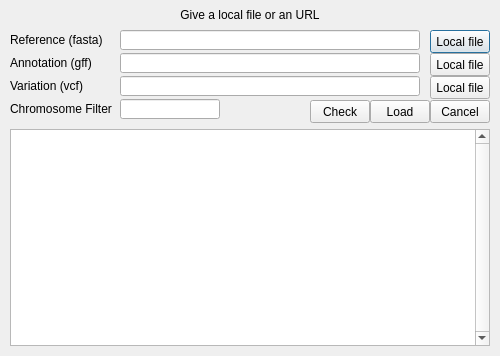
<?xml version="1.0" encoding="UTF-8"?>
<ui version="4.0">
 <class>SourcesDialog</class>
 <widget class="QDialog" name="SourcesDialog">
  <property name="geometry">
   <rect>
    <x>0</x>
    <y>0</y>
    <width>500</width>
    <height>356</height>
   </rect>
  </property>
  <property name="windowTitle">
   <string>VarB: Load</string>
  </property>
  <widget class="QPushButton" name="referenceButton">
   <property name="geometry">
    <rect>
     <x>430</x>
     <y>30</y>
     <width>60</width>
     <height>23</height>
    </rect>
   </property>
   <property name="font">
    <font>
     <pointsize>9</pointsize>
    </font>
   </property>
   <property name="toolTip">
    <string>Select a FASTA file to load</string>
   </property>
   <property name="text">
    <string>Local file</string>
   </property>
  </widget>
  <widget class="QPushButton" name="annoButton">
   <property name="geometry">
    <rect>
     <x>430</x>
     <y>53</y>
     <width>60</width>
     <height>23</height>
    </rect>
   </property>
   <property name="font">
    <font>
     <pointsize>9</pointsize>
    </font>
   </property>
   <property name="toolTip">
    <string>Select a GFF file to load</string>
   </property>
   <property name="text">
    <string>Local file</string>
   </property>
  </widget>
  <widget class="QPushButton" name="varButton">
   <property name="geometry">
    <rect>
     <x>430</x>
     <y>76</y>
     <width>60</width>
     <height>23</height>
    </rect>
   </property>
   <property name="font">
    <font>
     <pointsize>9</pointsize>
    </font>
   </property>
   <property name="toolTip">
    <string>Select a VCF file to load</string>
   </property>
   <property name="text">
    <string>Local file</string>
   </property>
  </widget>
  <widget class="QLabel" name="titleLabel">
   <property name="geometry">
    <rect>
     <x>0</x>
     <y>5</y>
     <width>500</width>
     <height>20</height>
    </rect>
   </property>
   <property name="font">
    <font>
     <pointsize>9</pointsize>
    </font>
   </property>
   <property name="text">
    <string>Give a local file or an URL</string>
   </property>
   <property name="alignment">
    <set>Qt::AlignCenter</set>
   </property>
  </widget>
  <widget class="QLineEdit" name="referenceLine">
   <property name="geometry">
    <rect>
     <x>120</x>
     <y>30</y>
     <width>300</width>
     <height>20</height>
    </rect>
   </property>
   <property name="font">
    <font>
     <pointsize>9</pointsize>
    </font>
   </property>
   <property name="toolTip">
    <string>Select a FASTA file to load</string>
   </property>
  </widget>
  <widget class="QLineEdit" name="annoLine">
   <property name="geometry">
    <rect>
     <x>120</x>
     <y>53</y>
     <width>300</width>
     <height>20</height>
    </rect>
   </property>
   <property name="font">
    <font>
     <pointsize>9</pointsize>
    </font>
   </property>
   <property name="toolTip">
    <string>Select a GFF file to load</string>
   </property>
  </widget>
  <widget class="QLineEdit" name="varLine">
   <property name="geometry">
    <rect>
     <x>120</x>
     <y>76</y>
     <width>300</width>
     <height>20</height>
    </rect>
   </property>
   <property name="font">
    <font>
     <pointsize>9</pointsize>
    </font>
   </property>
   <property name="toolTip">
    <string>Select a VCF file to load</string>
   </property>
  </widget>
  <widget class="QLabel" name="referenceLabel">
   <property name="geometry">
    <rect>
     <x>10</x>
     <y>30</y>
     <width>100</width>
     <height>20</height>
    </rect>
   </property>
   <property name="font">
    <font>
     <pointsize>9</pointsize>
    </font>
   </property>
   <property name="toolTip">
    <string>Select a FASTA file to load</string>
   </property>
   <property name="text">
    <string>Reference (fasta)</string>
   </property>
  </widget>
  <widget class="QLabel" name="annoLabel">
   <property name="geometry">
    <rect>
     <x>10</x>
     <y>53</y>
     <width>100</width>
     <height>20</height>
    </rect>
   </property>
   <property name="font">
    <font>
     <pointsize>9</pointsize>
    </font>
   </property>
   <property name="toolTip">
    <string>Select a GFF file to load</string>
   </property>
   <property name="text">
    <string>Annotation (gff)</string>
   </property>
  </widget>
  <widget class="QLabel" name="varLabel">
   <property name="geometry">
    <rect>
     <x>10</x>
     <y>76</y>
     <width>100</width>
     <height>20</height>
    </rect>
   </property>
   <property name="font">
    <font>
     <pointsize>9</pointsize>
    </font>
   </property>
   <property name="toolTip">
    <string>Select a VCF file to load</string>
   </property>
   <property name="text">
    <string>Variation (vcf)</string>
   </property>
  </widget>
  <widget class="QPushButton" name="okButton">
   <property name="geometry">
    <rect>
     <x>370</x>
     <y>100</y>
     <width>60</width>
     <height>23</height>
    </rect>
   </property>
   <property name="font">
    <font>
     <pointsize>9</pointsize>
    </font>
   </property>
   <property name="text">
    <string>Load</string>
   </property>
  </widget>
  <widget class="QPushButton" name="cancelButton">
   <property name="geometry">
    <rect>
     <x>430</x>
     <y>100</y>
     <width>60</width>
     <height>23</height>
    </rect>
   </property>
   <property name="font">
    <font>
     <pointsize>9</pointsize>
    </font>
   </property>
   <property name="text">
    <string>Cancel</string>
   </property>
  </widget>
  <widget class="QLabel" name="filterLabel">
   <property name="geometry">
    <rect>
     <x>10</x>
     <y>99</y>
     <width>105</width>
     <height>20</height>
    </rect>
   </property>
   <property name="font">
    <font>
     <pointsize>9</pointsize>
    </font>
   </property>
   <property name="toolTip">
    <string>Filter the input files by chromosome for speed</string>
   </property>
   <property name="text">
    <string>Chromosome Filter</string>
   </property>
  </widget>
  <widget class="QLineEdit" name="filterLine">
   <property name="geometry">
    <rect>
     <x>120</x>
     <y>99</y>
     <width>100</width>
     <height>20</height>
    </rect>
   </property>
   <property name="font">
    <font>
     <pointsize>9</pointsize>
    </font>
   </property>
   <property name="toolTip">
    <string>Filter the input files by chromosome for speed</string>
   </property>
  </widget>
  <widget class="QTableWidget" name="chromosomeData">
   <property name="geometry">
    <rect>
     <x>10</x>
     <y>129</y>
     <width>480</width>
     <height>217</height>
    </rect>
   </property>
   <property name="sizePolicy">
    <sizepolicy hsizetype="Fixed" vsizetype="Expanding">
     <horstretch>0</horstretch>
     <verstretch>0</verstretch>
    </sizepolicy>
   </property>
   <property name="baseSize">
    <size>
     <width>120</width>
     <height>20</height>
    </size>
   </property>
   <property name="verticalScrollBarPolicy">
    <enum>Qt::ScrollBarAlwaysOn</enum>
   </property>
   <property name="horizontalScrollBarPolicy">
    <enum>Qt::ScrollBarAlwaysOff</enum>
   </property>
   <property name="cornerButtonEnabled">
    <bool>false</bool>
   </property>
   <attribute name="horizontalHeaderVisible">
    <bool>false</bool>
   </attribute>
   <attribute name="verticalHeaderVisible">
    <bool>false</bool>
   </attribute>
  </widget>
  <widget class="QPushButton" name="infoButton">
   <property name="geometry">
    <rect>
     <x>310</x>
     <y>100</y>
     <width>60</width>
     <height>23</height>
    </rect>
   </property>
   <property name="font">
    <font>
     <pointsize>9</pointsize>
    </font>
   </property>
   <property name="text">
    <string>Check</string>
   </property>
  </widget>
  <zorder>referenceButton</zorder>
  <zorder>annoButton</zorder>
  <zorder>varButton</zorder>
  <zorder>titleLabel</zorder>
  <zorder>referenceLine</zorder>
  <zorder>annoLine</zorder>
  <zorder>varLine</zorder>
  <zorder>referenceLabel</zorder>
  <zorder>annoLabel</zorder>
  <zorder>varLabel</zorder>
  <zorder>cancelButton</zorder>
  <zorder>okButton</zorder>
  <zorder>filterLabel</zorder>
  <zorder>filterLine</zorder>
  <zorder>chromosomeData</zorder>
  <zorder>infoButton</zorder>
 </widget>
 <tabstops>
  <tabstop>referenceLine</tabstop>
  <tabstop>referenceButton</tabstop>
  <tabstop>annoLine</tabstop>
  <tabstop>annoButton</tabstop>
  <tabstop>varLine</tabstop>
  <tabstop>varButton</tabstop>
  <tabstop>filterLine</tabstop>
  <tabstop>infoButton</tabstop>
  <tabstop>okButton</tabstop>
  <tabstop>cancelButton</tabstop>
  <tabstop>chromosomeData</tabstop>
 </tabstops>
 <resources/>
 <connections/>
</ui>
